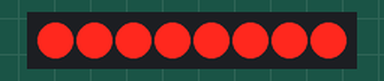
Bench run of a sketch on a simulated Arduino Uno, built with avr-gcc and run on an emulated ATmega328P. Shown: 8 shift-register outputs drawn as a row of LEDs (first output left, lit = HIGH). Wiring (inferred from the names in the program): shift register (74HC595): data pin 11; shift clock pin 12; latch pin 13. Wiring (inferred from the signals the program sends): row of LEDs: on Q0, Q1, Q2, Q3, Q4, Q5, Q6, Q7.

Above: at 0.5 s.
At 3.5 s:
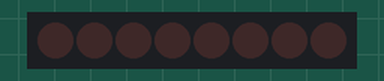
Timing chart, 0 to 4.6 s (numbered marks = the images above):
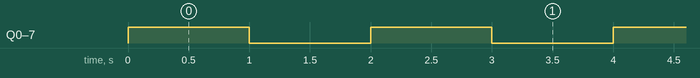

The sketch:

151.ino
```cpp
// Pin definitions
const int dataPin = 11;   // DS: Serial Data Input
const int clockPin = 12;  // SHCP: Shift Register Clock
const int latchPin = 13;  // STCP: Storage Register Clock

void setup() {
  // Set the 74HC595 pins as outputs
  pinMode(dataPin, OUTPUT);
  pinMode(clockPin, OUTPUT);
  pinMode(latchPin, OUTPUT);
}

void loop() {
  // Shift out data to the 74HC595
  // In this example, we turn on all LEDs connected to the 74HC595

  // Data to be sent to the 74HC595
  byte data = 0b11111111;  // Binary data for turning on all LEDs

  // Latch low to start sending data
  digitalWrite(latchPin, LOW);

  // Shift out the data
  shiftOut(dataPin, clockPin, MSBFIRST, data);

  // Latch high to output the data
  digitalWrite(latchPin, HIGH);

  // Wait for a second
  delay(1000);

  // Turn off all LEDs
  data = 0b00000000;

  // Latch low to start sending data
  digitalWrite(latchPin, LOW);

  // Shift out the data
  shiftOut(dataPin, clockPin, MSBFIRST, data);

  // Latch high to output the data
  digitalWrite(latchPin, HIGH);

  // Wait for a second
  delay(1000);
}
```

Measured:
- by itself, Q0–7: alternates HIGH for 1.0 s and LOW for 1.0 s
